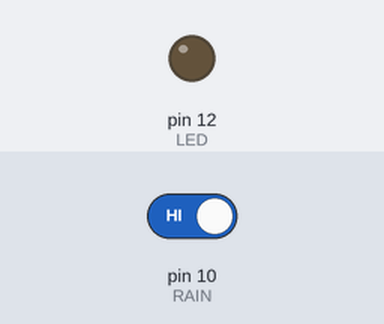
Recording of a sketch running on a simulated Arduino Uno, built with avr-gcc and run on an emulated ATmega328P. On the bench: output pins drawn as LEDs (lit = HIGH). Inputs (shaded band) come from the test bench; at power-on: pin 10 (RAIN) HIGH.

Above: at 1.2 s.
1.3 s: pin 10 (RAIN) driven LOW
At 2.5 s:
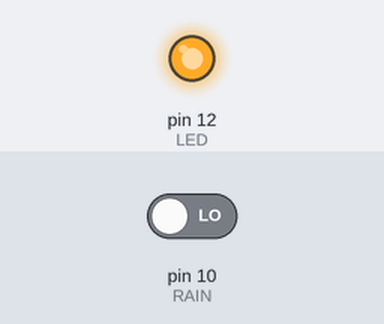
Timing chart, 0 to 4.3 s (numbered marks = the images above; inputs shaded):
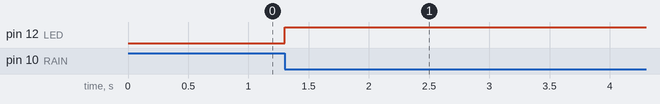

The sketch:

n_rain_is_detected_using_the_rain_sensor__turn_ON_an_LED_imm.ino
```cpp
#include <TimerOne.h>
#define LED 12
#define RAIN 10
volatile bool rain = false;
volatile int norain = 0;
void isr()
{
  if(digitalRead(RAIN)==LOW)
  {
    rain=true;
    norain=0;
    digitalWrite(LED,HIGH);
  }
  else
  {
    if(rain)
    {
      norain++;

      if(norain>=1000)
      {
        digitalWrite(LED, LOW);
        rain = false;
        norain = 0;
      }
    }

  }
}

void setup() {
  // put your setup code here, to run once:
  pinMode(LED, OUTPUT);
  pinMode(RAIN,INPUT);
  Timer1.initialize(10000);
  Timer1.attachInterrupt(isr);

}

void loop() {
  // put your main code here, to run repeatedly:

}
```

Measured:
- after the input at 1.3 s, pin 12 (LED): LOW → HIGH at once
